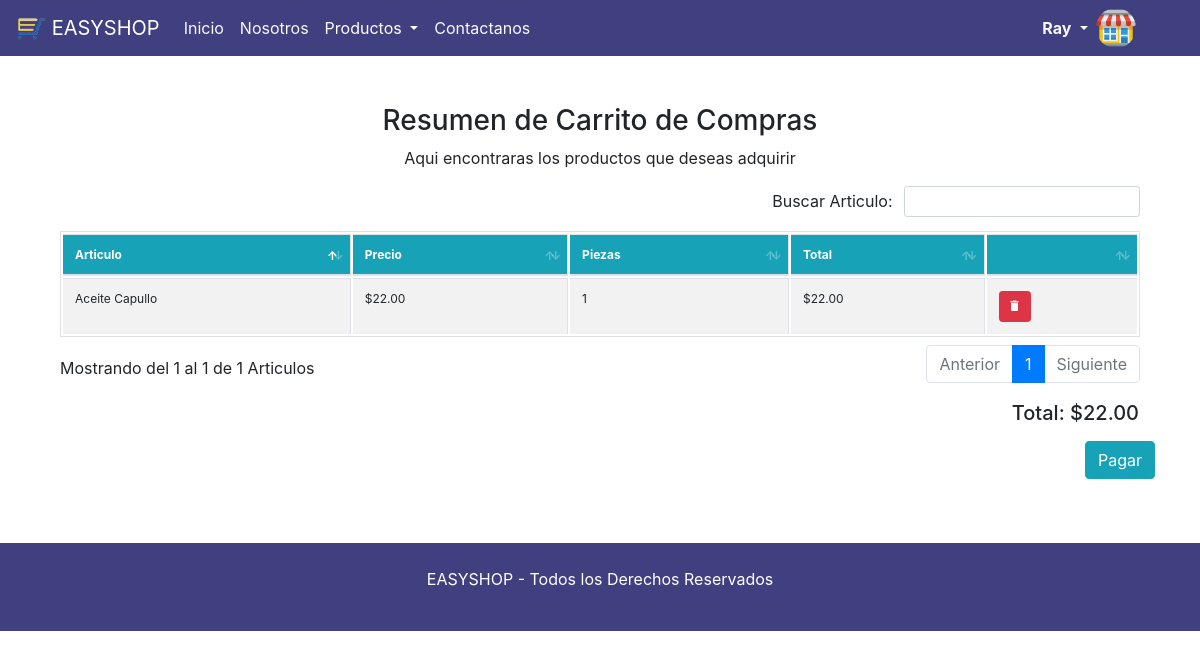
Before: /carrito-compras.php (signed in) with the older database file.
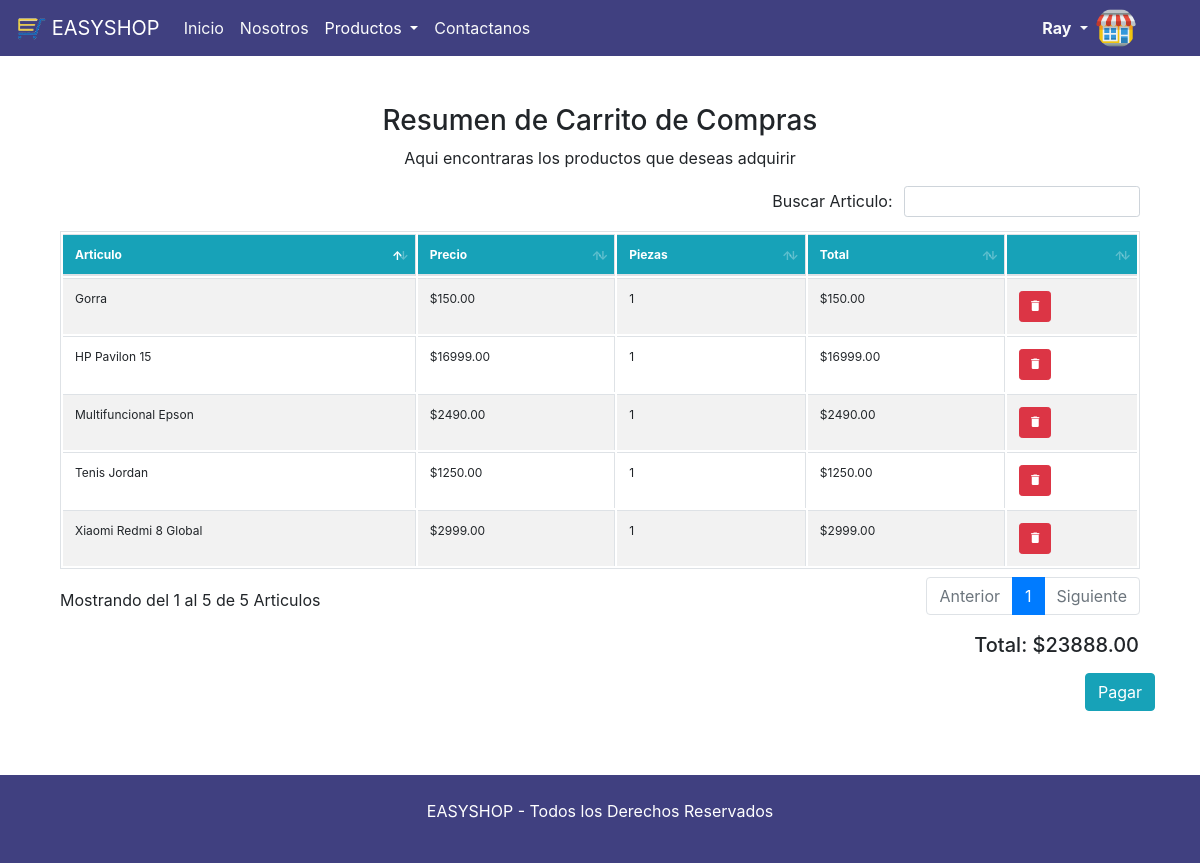
After: the same page with the newer database file.
### tables this page shows
CREATE TABLE `detalleventas` (
  `idVenta` int(11) NOT NULL,
  `idProducto` int(11) NOT NULL,
  `Precio` float NOT NULL,
  `Cantidad` int(11) NOT NULL,
  `ClienteTemp` int(11) NOT NULL,
  PRIMARY KEY (`idVenta`,`idProducto`,`ClienteTemp`)
);

CREATE TABLE `productos` (
  `idProducto` int(11) NOT NULL AUTO_INCREMENT,
  `NombreProducto` varchar(100) NOT NULL,
  `Categoria` varchar(50) NOT NULL,
  `Precio` float NOT NULL,
  `Cantidad` int(11) NOT NULL,
  `Descrip` text DEFAULT NULL,
  `fotoProducto` text DEFAULT NULL,
  PRIMARY KEY (`idProducto`)
);

### carrito-compras.php (the view, shortened to what this page needs)
<?php include_once 'template/header.php';
include 'includes/conexion.php';
?>
 <section class="container mt-5">
     <div class="text-center">
         <h3>Resumen de Carrito de Compras</h3>
         <p>Aqui encontraras los productos que deseas adquirir</p>
     </div>
     <div class="table-responsive">
         <table id="zero_config" class="table table-striped table-bordered">
             <thead class="text-white bg-info">
                 <tr>
                     <th>Articulo</th>
                     <th>Precio</th>
                     <th>Piezas</th>
                     <th>Total</th>
                     <th></th>
                 </tr>
             </thead>
             <tbody>
                 <?php
                try {
                    $temporal =  $_SESSION['id'];
                    $sql = "SELECT NombreProducto,dv.idProducto, dv.Precio, dv.Cantidad, (dv.Precio * dv.Cantidad) AS Total
                            FROM detalleventas as dv INNER JOIN productos AS p ON p.idProducto = dv.idProducto
                             WHERE ClienteTemp = $temporal";
                    $resultado = $conexion->query($sql);
                } catch (Exception $e) {
                    $error = $e ->getMessage();
                    echo $error;
                }
                while ($producto = $resultado->fetch_assoc()) {
            ?>
                 <tr>
                     <td><?php echo $producto['NombreProducto'] ?></td>
                     <td>$<?php echo $producto['Precio'] ?>.00</td>
                     <td><?php echo $producto['Cantidad'] ?></td>
                     <td>$<?php echo $producto['Total'] ?>.00</td>
                     <td><button data-id="<?php echo $producto['idProducto']; ?>"
                             class="btn btn-sm btn-danger borrar_registro"><i class="mdi mdi-delete"></i></button></td>
                 </tr>
                 <?php }?>
             </tbody>
         </table>
         <?php
            $sql = "SELECT SUM(dv.Precio * dv.Cantidad) AS Total
                    FROM detalleventas as dv INNER JOIN productos AS p ON p.idProducto = dv.idProducto
                    WHERE ClienteTemp = $temporal
                    GROUP BY ClienteTemp ";
            $resultado = $conexion->query($sql);
            $producto = $resultado -> fetch_assoc();
        ?>
         <div class="text-right m-3">
             <h5>Total:
                 $<span><?php if (!empty($producto['Total'])) { echo $producto['Total']; } else { echo 0; } ?>.00</span>
             </h5>
         </div>
         <form method="POST" action="includes/pagar.php"
             class="text-right">
             <button class="btn btn-info" type="submit" <?php if (empty($producto['Total'])) { echo "hidden"; } ?>>Pagar</button>
         </form>
     </div>
 </section>
 <?php
    include_once 'template/footer.php';
?>

Changed rows visible on the page:
removed detalleventas: idProducto.NombreProducto "Aceite Capullo", Precio "22", Cantidad "1", Total "22"
added detalleventas: idProducto.NombreProducto "Gorra", Precio "150", Cantidad "1", Total "150"
added detalleventas: idProducto.NombreProducto "Tenis Jordan", Precio "1250", Cantidad "1", Total "1250"
added detalleventas: idProducto.NombreProducto "Multifuncional Epson", Precio "2490", Cantidad "1", Total "2490"
added detalleventas: idProducto.NombreProducto "HP Pavilon 15", Precio "16999", Cantidad "1", Total "16999"
added detalleventas: idProducto.NombreProducto "Xiaomi Redmi 8 Global", Precio "2999", Cantidad "1", Total "2999"
Other visible differences:
text written by a page script: "Buscar Articulo: Mostrando del 1 al 1 de 1 Articulos Anterior 1 Siguiente" → "Buscar Articulo: Mostrando del 1 al 5 de 5 Articulos Anterior 1 Siguiente"
$producto['Total']: "22" → "23888"
